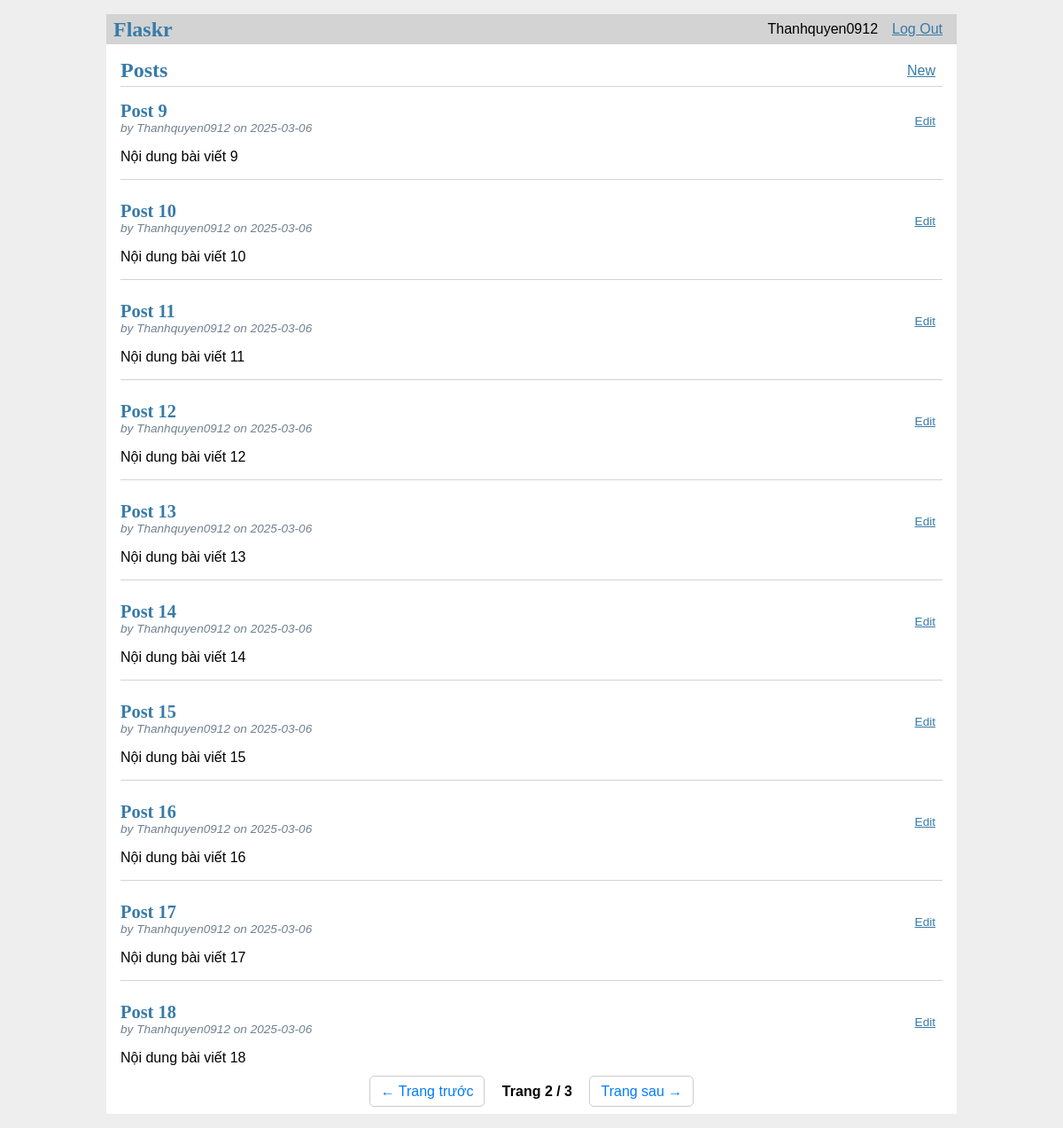
Page /?page=2 (signed in) on the committed database.
### tables this page shows
CREATE TABLE user (
  id INTEGER PRIMARY KEY AUTOINCREMENT,
  username TEXT UNIQUE NOT NULL,
  password TEXT NOT NULL,
  is_blocked INTEGER DEFAULT 0
);

CREATE TABLE post (
  id INTEGER PRIMARY KEY AUTOINCREMENT,
  author_id INTEGER NOT NULL,
  created TIMESTAMP NOT NULL DEFAULT CURRENT_TIMESTAMP,
  title TEXT NOT NULL,
  body TEXT NOT NULL,
  FOREIGN KEY (author_id) REFERENCES user (id)
);

### flaskr/blog.py (the view)
@bp.route('/')
def index():
    db = get_db()
    page = request.args.get('page', 1, type=int)  # Lấy số trang từ URL (mặc định là 1)
    per_page = 10  # Số bài viết mỗi trang
    offset = (page - 1) * per_page  # Tính vị trí bắt đầu của bài viết
    posts = db.execute(
        '''SELECT p.id, title, body, created, author_id, username
           FROM post p JOIN user u ON p.author_id = u.id
           ORDER BY created DESC
           LIMIT ? OFFSET ?''',
        (per_page, offset)
    ).fetchall()
    total_posts = db.execute('SELECT COUNT(id) FROM post').fetchone()[0]
    total_pages = (total_posts + per_page - 1) // per_page  # Tính tổng số trang
    return render_template('blog/index.html', posts=posts, page=page, total_pages=total_pages)

### flaskr/auth.py (called while the page is built)
@bp.before_app_request
def load_logged_in_user():
    user_id = session.get('user_id')
    if user_id is None:
        g.user = None
    else:
        g.user = get_db().execute(
            'SELECT * FROM user WHERE id = ?', (user_id,)
        ).fetchone()

### flaskr/db.py (called while the page is built)
def get_db():
    if 'db' not in g:
        g.db = sqlite3.connect(
            current_app.config['DATABASE'],
            detect_types=sqlite3.PARSE_DECLTYPES
        )
        g.db.row_factory = sqlite3.Row
    return g.db

### flaskr/templates/blog/index.html
{% extends 'base.html' %}
{% block header %}
  <h1>{% block title %}Posts{% endblock %}</h1>
  {% if g.user %}
    <a class="action" href="{{ url_for('blog.create') }}">New</a>
  {% endif %}
{% endblock %}
{% block content %}
  {% for post in posts %}
    <article class="post">
      <header>
        <div>
          <h1>{{ post['title'] }}</h1>
          <div class="about">by {{ post['username'] }} on {{ post['created'].strftime('%Y-%m-%d') }}</div>
        </div>
        {% if g.user and g.user['id'] == post['author_id'] %}
          <a class="action" href="{{ url_for('blog.update', id=post['id']) }}">Edit</a>
        {% endif %}
      </header>
      <p class="body">{{ post['body'] }}</p>
    </article>
    {% if not loop.last %}
      <hr>
    {% endif %}
  {% endfor %}
  <div class="pagination">
    {% if page > 1 %}
      <a href="{{ url_for('blog.index', page=page-1) }}">← Trang trước</a>
    {% endif %}
    <span>Trang {{ page }} / {{ total_pages }}</span>
    {% if page < total_pages %}
      <a href="{{ url_for('blog.index', page=page+1) }}">Trang sau →</a>
    {% endif %}
  </div>
{% endblock %}

### flaskr/templates/base.html (shortened to what this page needs)
<!doctype html>
<link rel="stylesheet" href="{{ url_for('static', filename='style.css') }}">
<nav>
  <h1>Flaskr</h1>
  <ul>
    {% if g.user %}
      <li><span>{{ g.user['username'] }}</span>
      <li><a href="{{ url_for('auth.logout') }}">Log Out</a>
    {% else %}
      <li><a href="{{ url_for('auth.register') }}">Register</a>
      <li><a href="{{ url_for('auth.login') }}">Log In</a>
    {% endif %}
  </ul>
</nav>
<section class="content">
  <header>
    {% block header %}{% endblock %}
  </header>
  {% block content %}{% endblock %}
</section>

### flaskr/static/style.css (style rules this page uses)
h1 { font-family: serif; color: #377ba8; margin: 1rem 0; }
a { color: #377ba8; }
hr { border: none; border-top: 1px solid lightgray; }
nav { background: lightgray; display: flex; align-items: center; padding: 0 0.5rem; }
nav h1 { flex: auto; margin: 0; }
nav ul { display: flex; list-style: none; margin: 0; padding: 0; }
nav ul li a, nav ul li span, header .action { display: block; padding: 0.5rem; }
.content { padding: 0 1rem 1rem; }
.content > header { border-bottom: 1px solid lightgray; display: flex; align-items: flex-end; }
.content > header h1 { flex: auto; margin: 1rem 0 0.25rem 0; }
.post > header { display: flex; align-items: flex-end; font-size: 0.85em; }
.post > header > div:first-of-type { flex: auto; }
.post > header h1 { font-size: 1.5em; margin-bottom: 0; }
.post .about { color: slategray; font-style: italic; }
.post .body { white-space: pre-line; }
.content:last-child { margin-bottom: 0; }
.pagination { text-align: center; margin-top: 20px; }
.pagination a { text-decoration: none; padding: 8px 12px; border: 1px solid #ccc; color: #007BFF; margin: 0 5px; border-radius: 5px; }
.pagination span { font-weight: bold; margin: 0 10px; }

### rows in the picture
user: user.username "Thanhquyen0912"
post: title "Post 9", username "Thanhquyen0912", created "2025-03-06", body "Nội dung bài viết 9"
post: title "Post 10", username "Thanhquyen0912", created "2025-03-06", body "Nội dung bài viết 10"
post: title "Post 11", username "Thanhquyen0912", created "2025-03-06", body "Nội dung bài viết 11"
post: title "Post 12", username "Thanhquyen0912", created "2025-03-06", body "Nội dung bài viết 12"
post: title "Post 13", username "Thanhquyen0912", created "2025-03-06", body "Nội dung bài viết 13"
post: title "Post 14", username "Thanhquyen0912", created "2025-03-06", body "Nội dung bài viết 14"
post: title "Post 15", username "Thanhquyen0912", created "2025-03-06", body "Nội dung bài viết 15"
post: title "Post 16", username "Thanhquyen0912", created "2025-03-06", body "Nội dung bài viết 16"
post: title "Post 17", username "Thanhquyen0912", created "2025-03-06", body "Nội dung bài viết 17"
post: title "Post 18", username "Thanhquyen0912", created "2025-03-06", body "Nội dung bài viết 18"

### other values in the picture
{{ page }} "2"
{{ total_pages }} "3"
